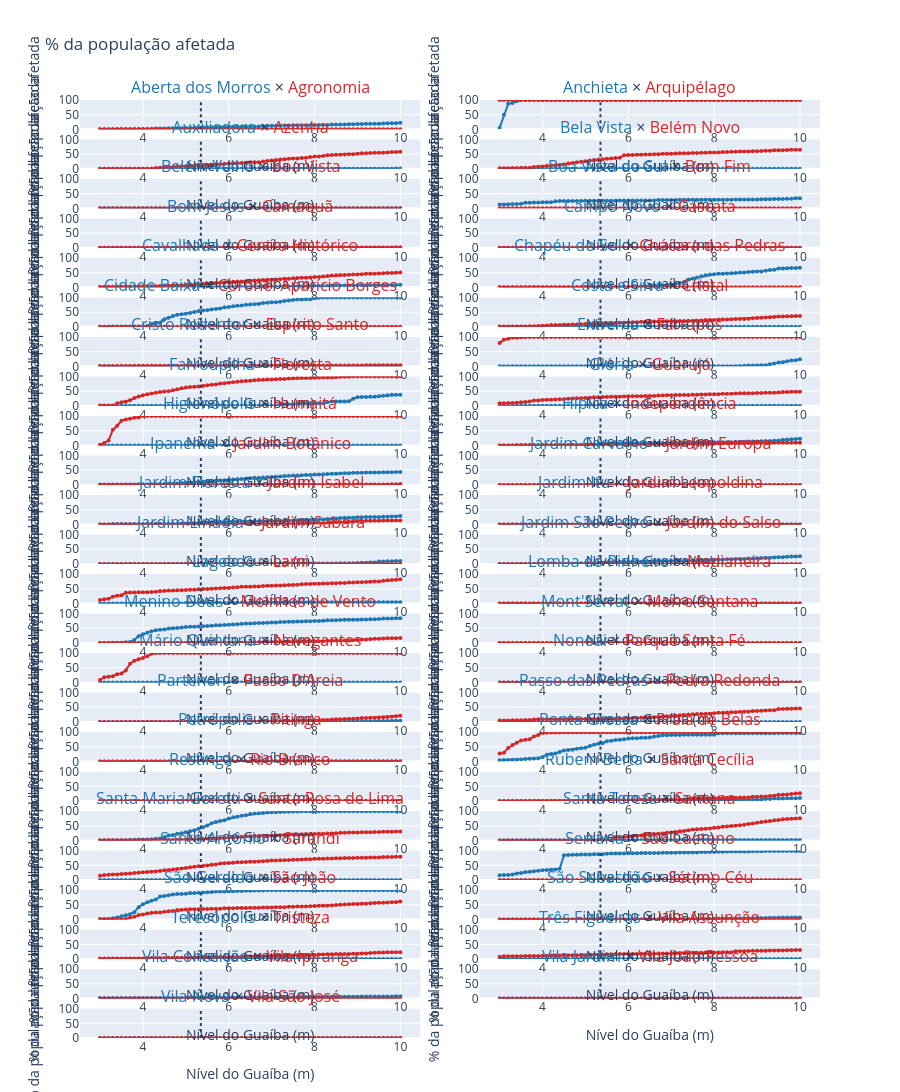

The notebook cell saved with this chart:
### Markdown cell above
### % da população afetada por nível, dois bairros por gráfico

### Code cell
graficos_pares(lambda s: s['affected_population'] / s['population'] * 100, '% da população afetada')
